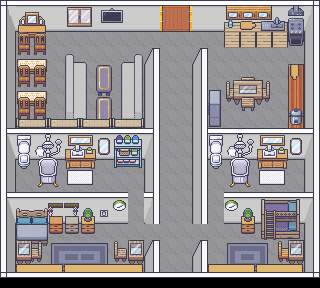

This game map was drawn from its Tiled (.tmx) file and the tilesets committed beside it. A one-line description and the trimmed map source follow:
An orthogonal 20x18 tile map with 16x16 px tiles, 8 tile layers (Floor, Wall, Obj, Obj1, ...), 9 tilesets and 11 objects.

<map version="1.9" tiledversion="1.9.2" orientation="orthogonal" renderorder="right-down" width="20" height="18" tilewidth="16" tileheight="16" infinite="0" nextlayerid="13" nextobjectid="13">
 <tileset firstgid="1" source="../Tileset/Room_Builder_3d_walls.tsx" />
 <tileset firstgid="1321" source="../Tileset/Floors.tsx" />
 <tileset firstgid="1921" source="../Tileset/Generic.tsx" />
 <tileset firstgid="3169" source="../Tileset/LivingRoom.tsx" />
 <tileset firstgid="3889" source="../Tileset/Room_Builder_borders.tsx" />
 <tileset firstgid="4339" source="../Tileset/Bathroom.tsx" />
 <tileset firstgid="5235" source="../Tileset/Bedroom.tsx" />
 <tileset firstgid="6947" source="../Tileset/Classroom_and_library.tsx" />
 <tileset firstgid="7491" source="../Tileset/Kitchen.tsx" />
 <layer id="2" name="Floor" width="20" height="18">
  <data>[360 cells, 340 non-empty, 1 distinct tile ids]</data>
 </layer>
 <layer id="1" name="Wall" width="20" height="18">
  <data>[360 cells, 140 non-empty, 18 distinct tile ids]</data>
 </layer>
 <layer id="3" name="Obj" width="20" height="18">
  <data>[360 cells, 91 non-empty, 68 distinct tile ids]</data>
 </layer>
 <layer id="4" name="Obj1" width="20" height="18">
  <data>[360 cells, 81 non-empty, 45 distinct tile ids]</data>
 </layer>
 <layer id="5" name="Wal1.1" width="20" height="18">
  <data>[360 cells, 28 non-empty, 2 distinct tile ids]</data>
 </layer>
 <layer id="6" name="Obj1.2" width="20" height="18">
  <data>[360 cells, 60 non-empty, 37 distinct tile ids]</data>
 </layer>
 <objectgroup id="10" name="Collision">
  <object id="1" x="261" y="200" width="38" height="39" />
  <object id="2" x="18.1818" y="35.0909" width="27.6364" height="12.7273" />
  <object id="3" x="17.9091" y="69.1818" width="28.0909" height="10.7273" />
  <object id="5" x="278.5" y="241.625" width="9.5" height="20.25" />
  <object id="6" x="211.25" y="154.5" width="10" height="9.625" />
  <object id="7" x="18.125" y="154.875" width="11.125" height="11.125" />
  <object id="8" x="114" y="241.625" width="3.625" height="6.5" />
  <object id="9" x="17.25" y="59" width="29.375" height="10" />
  <object id="10" x="17.25" y="91.125" width="29.25" height="11.875" />
  <object id="11" x="288.333" y="64" width="15.6667" height="64.6667" />
  <object id="12" x="224.667" y="21.6667" width="79.6667" height="25" />
 </objectgroup>
 <layer id="8" name="Obj2" width="20" height="18">
  <data>[360 cells, 19 non-empty, 11 distinct tile ids]</data>
 </layer>
 <layer id="11" name="Overlay" width="20" height="18">
  <data>[360 cells, 8 non-empty, 5 distinct tile ids]</data>
 </layer>
</map>
